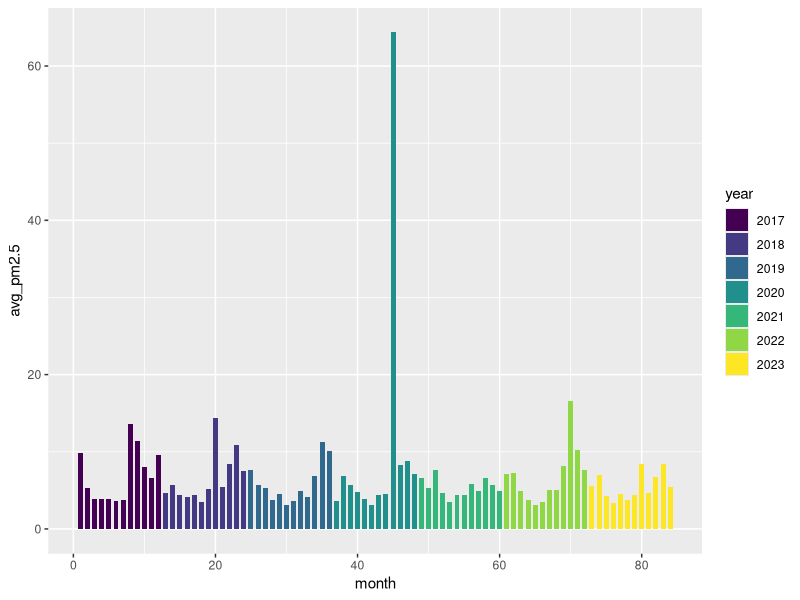
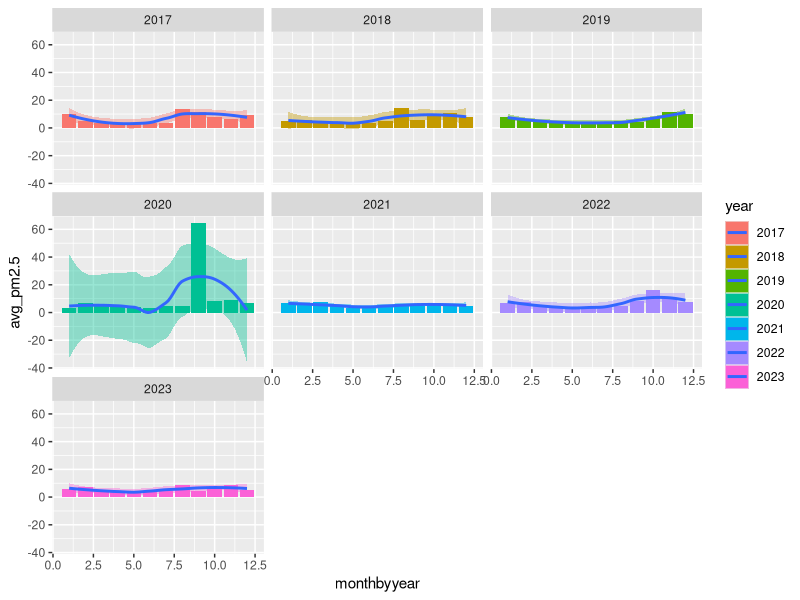
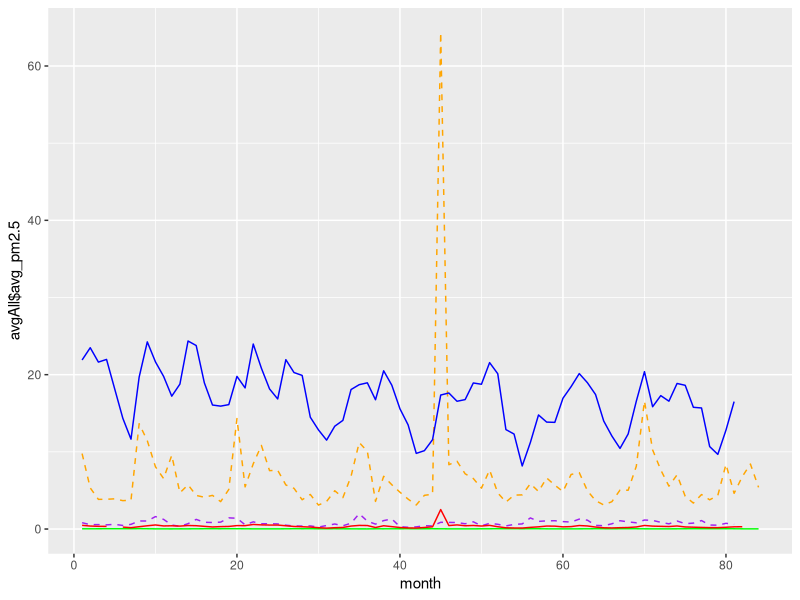
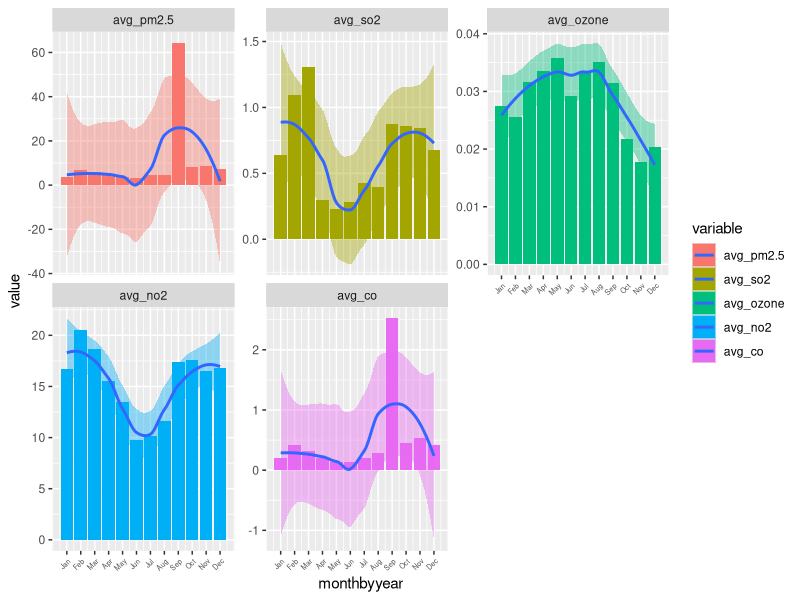

Generate these figures, in order, with R:
## ---- chunk 1

library(tidyverse)
library(lubridate)
library(dplyr)
library(readr)
library(reshape2)
## ---- chunk 2
# This code uses relative paths to find your dataset. Please run R studio through the R project in the folder.

avgAll <- read_csv("../data/air_pollutants/avgAll.csv")
avgAll2020 <- read_csv("../data/air_pollutants/avgAll2020.csv")

avgAll$year <- as.character(avgAll$year)
avgAll2020$year <- as.character(avgAll2020$year)


## ---- chunk 3


ggplot(avgAll,aes(x =month, y = avg_pm2.5, fill=year)) +
  geom_col(width=.7)+
  scale_fill_viridis_d() 

ggplot(avgAll, aes(x=monthbyyear,y=avg_pm2.5, fill=year))+
  geom_col()+
  facet_wrap(vars(year))+
  geom_smooth()
 
  
## ---- chunk 4

ggplot(avgAll,aes(x =month)) +
  geom_line(aes(y=avgAll$avg_pm2.5), color="orange", linetype="dashed")+
  geom_line(aes(y=avgAll$avg_so2),color="purple", linetype="dashed")+
  geom_line(aes(y=avgAll$avg_ozone),color="green")+
  geom_line(aes(y=avgAll$avg_no2), color="blue")+
  geom_line(aes(y=avgAll$avg_co),color="red")
 
## ---- chunk 5


avgAll2020_melted <- melt(avgAll2020, id.vars = c("year", "monthbyyear"))


ggplot(avgAll2020_melted , aes(x = monthbyyear, y = value, fill = variable)) +
  geom_col() +
  facet_wrap(variable ~ ., scales = "free_y") +
  geom_smooth()+
  scale_x_continuous(breaks = c(1, 2, 3, 4,5,6,7,8,9,10,11,12), labels = c("1" = "Jan", "2" = "Feb","3" = "Mar", "4" = "Apr","5" = "May","6" = "Jun","7" = "Jul","8" = "Aug","9" = "Sep","10" = "Oct","11" = "Nov","12" = "Dec"))+
  theme(axis.text.x = element_text(angle = 45, hjust = 1, size=5))
  
